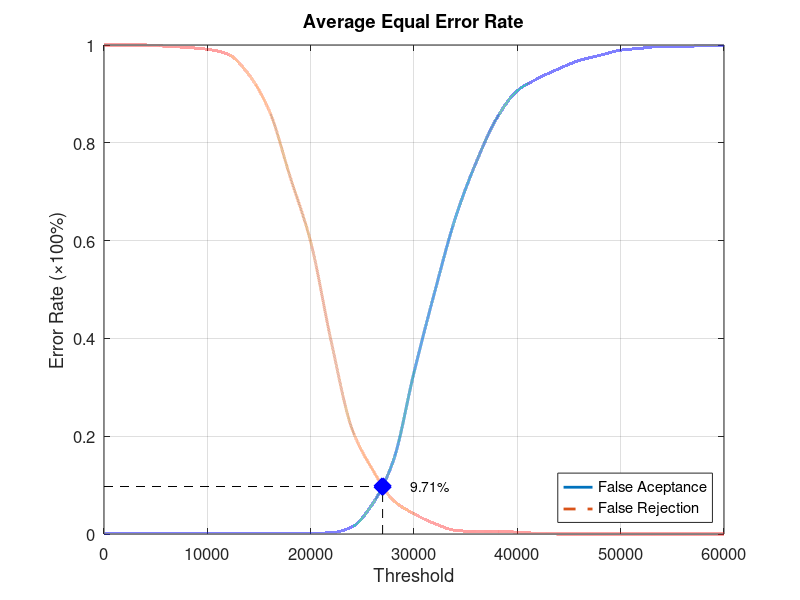
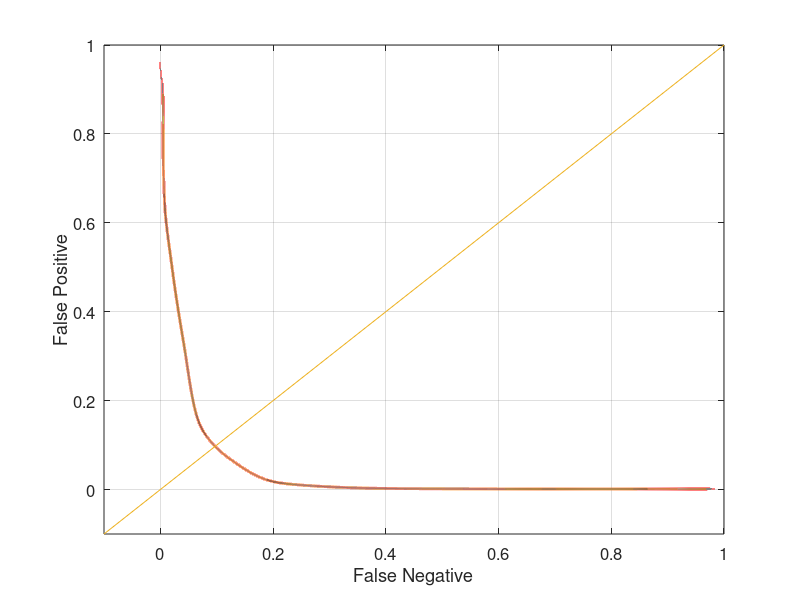

These figures' MATLAB source, in order:
function yEER = Experiment4Average
close all;
clear;
clc;
x = 0:2000:60000;
xq = 0:0.5:60000;

y0 = [0 0.00131579 0.00131579 0.00131579 0.00131579 0.00131579 0.00131579 0.00131579 0.00131579 0.00131579 0.00131579 0.00263158 0.0144737 0.0618421 0.15 0.330263 0.494737 0.646053 0.759211 0.85 0.906579 0.931579 0.951316 0.968421 0.978947 0.989474 0.993421 0.997368 0.997368 0.998684 1];
yy0 = interp1(x, y0, xq, 'pchip');
y1 = [1 1 1 0.9975 0.995 0.99125 0.98125 0.94 0.865 0.73125 0.5975 0.3925 0.215 0.13125 0.06875 0.04125 0.02125 0.0075 0.005 0.005 0.00375 0.00125 0 0 0 0 0 0 0 0 0];
yy1 = interp1(x, y1, xq, 'pchip');

% Calculating EER: 
y2 = abs(y0 - y1);
find(y2 == min(y2))
yy2 = abs(yy0 - yy1);
xEER = find(yy2 == min(yy2));
xEERIndex = xq(xEER) % X-axis EER
yEER = yy0(xEER) % Y-axis EER

main = figure
plot(xq, yy0,'-','LineWidth', 2);	hold on
plot(xq, yy1,'--','LineWidth', 2);	hold on
plot([xEERIndex xEERIndex], [0 yEER], 'k--');	hold on
plot([0 xEERIndex], [yEER yEER], 'k--');	hold on
plot(xEERIndex, yEER, 'bx', 'LineWidth', 10);	hold on
text(xEERIndex + 10 * xEERIndex / 100, yEER, [num2str(round((10000 * yEER)) / 100) '%'])
legend('False Aceptance', 'False Rejection', 'Location', 'SouthEast')
xlabel('Threshold')
ylabel('Error Rate (\times100%)')
title('Average Equal Error Rate')
set(gca, 'FontSize', 12)
axis([0 60000 0 1])
grid on

print(main, 'Experiment4AverageMain', '-dpng');
FNRxFPR = figure('Color', [1 1 1]);
plot(yy1, yy0, '-', yy1, yy0, 'LineWidth', 2);
hold on
y = -0.1:0.1:1
plot(y, y); 
set(gca, 'FontSize', 12)
xlabel('False Negative')
ylabel('False Positive')
axis([-0.1 1 -0.1 1])
set(gca, 'FontSize', 12)
grid on

print(FNRxFPR, 'Experiment4AverageFNRxFPR','-dpng');
end
